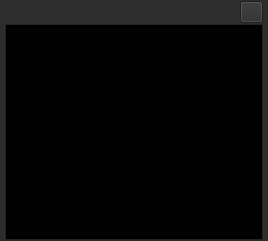
<?xml version="1.0" encoding="UTF-8"?>
<ui version="4.0">
 <class>ColorPalette</class>
 <widget class="QDockWidget" name="ColorPalette">
  <property name="geometry">
   <rect>
    <x>0</x>
    <y>0</y>
    <width>268</width>
    <height>241</height>
   </rect>
  </property>
  <property name="palette">
   <palette>
    <active>
     <colorrole role="WindowText">
      <brush brushstyle="SolidPattern">
       <color alpha="255">
        <red>255</red>
        <green>255</green>
        <blue>255</blue>
       </color>
      </brush>
     </colorrole>
     <colorrole role="Button">
      <brush brushstyle="SolidPattern">
       <color alpha="255">
        <red>45</red>
        <green>45</green>
        <blue>45</blue>
       </color>
      </brush>
     </colorrole>
     <colorrole role="Light">
      <brush brushstyle="SolidPattern">
       <color alpha="255">
        <red>67</red>
        <green>67</green>
        <blue>67</blue>
       </color>
      </brush>
     </colorrole>
     <colorrole role="Midlight">
      <brush brushstyle="SolidPattern">
       <color alpha="255">
        <red>56</red>
        <green>56</green>
        <blue>56</blue>
       </color>
      </brush>
     </colorrole>
     <colorrole role="Dark">
      <brush brushstyle="SolidPattern">
       <color alpha="255">
        <red>22</red>
        <green>22</green>
        <blue>22</blue>
       </color>
      </brush>
     </colorrole>
     <colorrole role="Mid">
      <brush brushstyle="SolidPattern">
       <color alpha="255">
        <red>30</red>
        <green>30</green>
        <blue>30</blue>
       </color>
      </brush>
     </colorrole>
     <colorrole role="Text">
      <brush brushstyle="SolidPattern">
       <color alpha="255">
        <red>255</red>
        <green>255</green>
        <blue>255</blue>
       </color>
      </brush>
     </colorrole>
     <colorrole role="BrightText">
      <brush brushstyle="SolidPattern">
       <color alpha="255">
        <red>255</red>
        <green>255</green>
        <blue>255</blue>
       </color>
      </brush>
     </colorrole>
     <colorrole role="ButtonText">
      <brush brushstyle="SolidPattern">
       <color alpha="255">
        <red>0</red>
        <green>0</green>
        <blue>0</blue>
       </color>
      </brush>
     </colorrole>
     <colorrole role="Base">
      <brush brushstyle="SolidPattern">
       <color alpha="255">
        <red>0</red>
        <green>0</green>
        <blue>0</blue>
       </color>
      </brush>
     </colorrole>
     <colorrole role="Window">
      <brush brushstyle="SolidPattern">
       <color alpha="255">
        <red>45</red>
        <green>45</green>
        <blue>45</blue>
       </color>
      </brush>
     </colorrole>
     <colorrole role="Shadow">
      <brush brushstyle="SolidPattern">
       <color alpha="255">
        <red>0</red>
        <green>0</green>
        <blue>0</blue>
       </color>
      </brush>
     </colorrole>
     <colorrole role="AlternateBase">
      <brush brushstyle="SolidPattern">
       <color alpha="255">
        <red>22</red>
        <green>22</green>
        <blue>22</blue>
       </color>
      </brush>
     </colorrole>
     <colorrole role="ToolTipBase">
      <brush brushstyle="SolidPattern">
       <color alpha="255">
        <red>255</red>
        <green>255</green>
        <blue>220</blue>
       </color>
      </brush>
     </colorrole>
     <colorrole role="ToolTipText">
      <brush brushstyle="SolidPattern">
       <color alpha="255">
        <red>0</red>
        <green>0</green>
        <blue>0</blue>
       </color>
      </brush>
     </colorrole>
    </active>
    <inactive>
     <colorrole role="WindowText">
      <brush brushstyle="SolidPattern">
       <color alpha="255">
        <red>255</red>
        <green>255</green>
        <blue>255</blue>
       </color>
      </brush>
     </colorrole>
     <colorrole role="Button">
      <brush brushstyle="SolidPattern">
       <color alpha="255">
        <red>45</red>
        <green>45</green>
        <blue>45</blue>
       </color>
      </brush>
     </colorrole>
     <colorrole role="Light">
      <brush brushstyle="SolidPattern">
       <color alpha="255">
        <red>67</red>
        <green>67</green>
        <blue>67</blue>
       </color>
      </brush>
     </colorrole>
     <colorrole role="Midlight">
      <brush brushstyle="SolidPattern">
       <color alpha="255">
        <red>56</red>
        <green>56</green>
        <blue>56</blue>
       </color>
      </brush>
     </colorrole>
     <colorrole role="Dark">
      <brush brushstyle="SolidPattern">
       <color alpha="255">
        <red>22</red>
        <green>22</green>
        <blue>22</blue>
       </color>
      </brush>
     </colorrole>
     <colorrole role="Mid">
      <brush brushstyle="SolidPattern">
       <color alpha="255">
        <red>30</red>
        <green>30</green>
        <blue>30</blue>
       </color>
      </brush>
     </colorrole>
     <colorrole role="Text">
      <brush brushstyle="SolidPattern">
       <color alpha="255">
        <red>255</red>
        <green>255</green>
        <blue>255</blue>
       </color>
      </brush>
     </colorrole>
     <colorrole role="BrightText">
      <brush brushstyle="SolidPattern">
       <color alpha="255">
        <red>255</red>
        <green>255</green>
        <blue>255</blue>
       </color>
      </brush>
     </colorrole>
     <colorrole role="ButtonText">
      <brush brushstyle="SolidPattern">
       <color alpha="255">
        <red>0</red>
        <green>0</green>
        <blue>0</blue>
       </color>
      </brush>
     </colorrole>
     <colorrole role="Base">
      <brush brushstyle="SolidPattern">
       <color alpha="255">
        <red>0</red>
        <green>0</green>
        <blue>0</blue>
       </color>
      </brush>
     </colorrole>
     <colorrole role="Window">
      <brush brushstyle="SolidPattern">
       <color alpha="255">
        <red>45</red>
        <green>45</green>
        <blue>45</blue>
       </color>
      </brush>
     </colorrole>
     <colorrole role="Shadow">
      <brush brushstyle="SolidPattern">
       <color alpha="255">
        <red>0</red>
        <green>0</green>
        <blue>0</blue>
       </color>
      </brush>
     </colorrole>
     <colorrole role="AlternateBase">
      <brush brushstyle="SolidPattern">
       <color alpha="255">
        <red>22</red>
        <green>22</green>
        <blue>22</blue>
       </color>
      </brush>
     </colorrole>
     <colorrole role="ToolTipBase">
      <brush brushstyle="SolidPattern">
       <color alpha="255">
        <red>255</red>
        <green>255</green>
        <blue>220</blue>
       </color>
      </brush>
     </colorrole>
     <colorrole role="ToolTipText">
      <brush brushstyle="SolidPattern">
       <color alpha="255">
        <red>0</red>
        <green>0</green>
        <blue>0</blue>
       </color>
      </brush>
     </colorrole>
    </inactive>
    <disabled>
     <colorrole role="WindowText">
      <brush brushstyle="SolidPattern">
       <color alpha="255">
        <red>22</red>
        <green>22</green>
        <blue>22</blue>
       </color>
      </brush>
     </colorrole>
     <colorrole role="Button">
      <brush brushstyle="SolidPattern">
       <color alpha="255">
        <red>45</red>
        <green>45</green>
        <blue>45</blue>
       </color>
      </brush>
     </colorrole>
     <colorrole role="Light">
      <brush brushstyle="SolidPattern">
       <color alpha="255">
        <red>67</red>
        <green>67</green>
        <blue>67</blue>
       </color>
      </brush>
     </colorrole>
     <colorrole role="Midlight">
      <brush brushstyle="SolidPattern">
       <color alpha="255">
        <red>56</red>
        <green>56</green>
        <blue>56</blue>
       </color>
      </brush>
     </colorrole>
     <colorrole role="Dark">
      <brush brushstyle="SolidPattern">
       <color alpha="255">
        <red>22</red>
        <green>22</green>
        <blue>22</blue>
       </color>
      </brush>
     </colorrole>
     <colorrole role="Mid">
      <brush brushstyle="SolidPattern">
       <color alpha="255">
        <red>30</red>
        <green>30</green>
        <blue>30</blue>
       </color>
      </brush>
     </colorrole>
     <colorrole role="Text">
      <brush brushstyle="SolidPattern">
       <color alpha="255">
        <red>22</red>
        <green>22</green>
        <blue>22</blue>
       </color>
      </brush>
     </colorrole>
     <colorrole role="BrightText">
      <brush brushstyle="SolidPattern">
       <color alpha="255">
        <red>255</red>
        <green>255</green>
        <blue>255</blue>
       </color>
      </brush>
     </colorrole>
     <colorrole role="ButtonText">
      <brush brushstyle="SolidPattern">
       <color alpha="255">
        <red>22</red>
        <green>22</green>
        <blue>22</blue>
       </color>
      </brush>
     </colorrole>
     <colorrole role="Base">
      <brush brushstyle="SolidPattern">
       <color alpha="255">
        <red>45</red>
        <green>45</green>
        <blue>45</blue>
       </color>
      </brush>
     </colorrole>
     <colorrole role="Window">
      <brush brushstyle="SolidPattern">
       <color alpha="255">
        <red>45</red>
        <green>45</green>
        <blue>45</blue>
       </color>
      </brush>
     </colorrole>
     <colorrole role="Shadow">
      <brush brushstyle="SolidPattern">
       <color alpha="255">
        <red>0</red>
        <green>0</green>
        <blue>0</blue>
       </color>
      </brush>
     </colorrole>
     <colorrole role="AlternateBase">
      <brush brushstyle="SolidPattern">
       <color alpha="255">
        <red>45</red>
        <green>45</green>
        <blue>45</blue>
       </color>
      </brush>
     </colorrole>
     <colorrole role="ToolTipBase">
      <brush brushstyle="SolidPattern">
       <color alpha="255">
        <red>255</red>
        <green>255</green>
        <blue>220</blue>
       </color>
      </brush>
     </colorrole>
     <colorrole role="ToolTipText">
      <brush brushstyle="SolidPattern">
       <color alpha="255">
        <red>0</red>
        <green>0</green>
        <blue>0</blue>
       </color>
      </brush>
     </colorrole>
    </disabled>
   </palette>
  </property>
  <property name="windowTitle">
   <string comment="Window title of color palette.">Color Palette</string>
  </property>
  <widget class="QWidget" name="widget">
   <layout class="QVBoxLayout" name="verticalLayout">
    <property name="spacing">
     <number>1</number>
    </property>
    <property name="leftMargin">
     <number>5</number>
    </property>
    <property name="topMargin">
     <number>1</number>
    </property>
    <property name="rightMargin">
     <number>5</number>
    </property>
    <property name="bottomMargin">
     <number>1</number>
    </property>
    <item>
     <layout class="QHBoxLayout" name="horizontalLayout">
      <property name="spacing">
       <number>1</number>
      </property>
      <item>
       <widget class="QPushButton" name="addColorButton">
        <property name="maximumSize">
         <size>
          <width>20</width>
          <height>20</height>
         </size>
        </property>
        <property name="toolTip">
         <string>Add Color</string>
        </property>
        <property name="text">
         <string/>
        </property>
        <property name="icon">
         <iconset resource="../data/app.qrc">
          <normaloff>:/icons/add.png</normaloff>:/icons/add.png</iconset>
        </property>
        <property name="flat">
         <bool>true</bool>
        </property>
       </widget>
      </item>
      <item>
       <widget class="QPushButton" name="removeColorButton">
        <property name="sizePolicy">
         <sizepolicy hsizetype="Minimum" vsizetype="Fixed">
          <horstretch>0</horstretch>
          <verstretch>0</verstretch>
         </sizepolicy>
        </property>
        <property name="maximumSize">
         <size>
          <width>20</width>
          <height>20</height>
         </size>
        </property>
        <property name="toolTip">
         <string>Remove Color</string>
        </property>
        <property name="text">
         <string/>
        </property>
        <property name="icon">
         <iconset resource="../data/app.qrc">
          <normaloff>:/icons/remove.png</normaloff>:/icons/remove.png</iconset>
        </property>
        <property name="flat">
         <bool>true</bool>
        </property>
       </widget>
      </item>
      <item>
       <spacer name="horizontalSpacer_2">
        <property name="orientation">
         <enum>Qt::Horizontal</enum>
        </property>
        <property name="sizeType">
         <enum>QSizePolicy::Fixed</enum>
        </property>
        <property name="sizeHint" stdset="0">
         <size>
          <width>10</width>
          <height>20</height>
         </size>
        </property>
       </spacer>
      </item>
      <item>
       <widget class="QPushButton" name="colorDialogButton">
        <property name="sizePolicy">
         <sizepolicy hsizetype="Minimum" vsizetype="Fixed">
          <horstretch>0</horstretch>
          <verstretch>0</verstretch>
         </sizepolicy>
        </property>
        <property name="minimumSize">
         <size>
          <width>16</width>
          <height>16</height>
         </size>
        </property>
        <property name="maximumSize">
         <size>
          <width>20</width>
          <height>20</height>
         </size>
        </property>
        <property name="baseSize">
         <size>
          <width>20</width>
          <height>20</height>
         </size>
        </property>
        <property name="whatsThis">
         <string>Native color dialog window</string>
        </property>
        <property name="text">
         <string/>
        </property>
        <property name="icon">
         <iconset resource="../data/app.qrc">
          <normaloff>:/app/icons/new/svg/color-dialog.svg</normaloff>:/app/icons/new/svg/color-dialog.svg</iconset>
        </property>
        <property name="iconSize">
         <size>
          <width>16</width>
          <height>16</height>
         </size>
        </property>
        <property name="flat">
         <bool>true</bool>
        </property>
       </widget>
      </item>
      <item>
       <spacer name="horizontalSpacer">
        <property name="orientation">
         <enum>Qt::Horizontal</enum>
        </property>
        <property name="sizeHint" stdset="0">
         <size>
          <width>40</width>
          <height>20</height>
         </size>
        </property>
       </spacer>
      </item>
      <item>
       <widget class="QToolButton" name="palettePref">
        <property name="minimumSize">
         <size>
          <width>0</width>
          <height>0</height>
         </size>
        </property>
        <property name="acceptDrops">
         <bool>false</bool>
        </property>
        <property name="toolTipDuration">
         <number>-1</number>
        </property>
        <property name="text">
         <string/>
        </property>
        <property name="icon">
         <iconset resource="../data/app.qrc">
          <normaloff>:/app/icons/new/svg/more_options.svg</normaloff>:/app/icons/new/svg/more_options.svg</iconset>
        </property>
        <property name="iconSize">
         <size>
          <width>15</width>
          <height>15</height>
         </size>
        </property>
        <property name="checkable">
         <bool>false</bool>
        </property>
        <property name="popupMode">
         <enum>QToolButton::InstantPopup</enum>
        </property>
        <property name="autoRaise">
         <bool>false</bool>
        </property>
        <property name="arrowType">
         <enum>Qt::NoArrow</enum>
        </property>
       </widget>
      </item>
     </layout>
    </item>
    <item>
     <layout class="QVBoxLayout" name="verticalLayout_2">
      <item>
       <widget class="QListWidget" name="colorListWidget">
        <property name="sizePolicy">
         <sizepolicy hsizetype="Expanding" vsizetype="Expanding">
          <horstretch>0</horstretch>
          <verstretch>0</verstretch>
         </sizepolicy>
        </property>
        <property name="focusPolicy">
         <enum>Qt::NoFocus</enum>
        </property>
        <property name="autoFillBackground">
         <bool>false</bool>
        </property>
        <property name="frameShape">
         <enum>QFrame::StyledPanel</enum>
        </property>
        <property name="autoScrollMargin">
         <number>16</number>
        </property>
        <property name="selectionMode">
         <enum>QAbstractItemView::ExtendedSelection</enum>
        </property>
        <property name="resizeMode">
         <enum>QListView::Fixed</enum>
        </property>
        <property name="layoutMode">
         <enum>QListView::SinglePass</enum>
        </property>
        <property name="viewMode">
         <enum>QListView::ListMode</enum>
        </property>
       </widget>
      </item>
     </layout>
    </item>
   </layout>
  </widget>
  <actiongroup name="layoutModeActionGroup">
   <action name="listModeAction">
    <property name="checkable">
     <bool>true</bool>
    </property>
    <property name="checked">
     <bool>true</bool>
    </property>
    <property name="text">
     <string>List Mode</string>
    </property>
    <property name="statusTip">
     <string>Show palette as a list</string>
    </property>
   </action>
   <action name="gridModeAction">
    <property name="checkable">
     <bool>true</bool>
    </property>
    <property name="text">
     <string>Grid Mode</string>
    </property>
    <property name="statusTip">
     <string>Show palette as icons</string>
    </property>
   </action>
  </actiongroup>
  <actiongroup name="iconSizesActionGroup">
   <action name="smallSwatchAction">
    <property name="checkable">
     <bool>true</bool>
    </property>
    <property name="text">
     <string>Small swatch</string>
    </property>
    <property name="statusTip">
     <string>Sets swatch size to: 16x16px</string>
    </property>
   </action>
   <action name="mediumSwatchAction">
    <property name="checkable">
     <bool>true</bool>
    </property>
    <property name="text">
     <string>Medium Swatch</string>
    </property>
    <property name="statusTip">
     <string>Sets swatch size to: 26x26px</string>
    </property>
   </action>
   <action name="largeSwatchAction">
    <property name="checkable">
     <bool>true</bool>
    </property>
    <property name="checked">
     <bool>true</bool>
    </property>
    <property name="text">
     <string>Large Swatch</string>
    </property>
    <property name="statusTip">
     <string>Sets swatch size to: 36x36px</string>
    </property>
   </action>
  </actiongroup>
 </widget>
 <resources>
  <include location="../data/app.qrc"/>
 </resources>
 <connections/>
 <slots>
  <slot>colorListCurrentItemChanged(QListWidgetItem*,QListWidgetItem*)</slot>
  <slot>clickColorListItem(QListWidgetItem*)</slot>
  <slot>changeColourName(QListWidgetItem*)</slot>
  <slot>onActiveColorNameChange(QString)</slot>
  <slot>clickAddColorButton()</slot>
  <slot>clickRemoveColorButton()</slot>
  <slot>palettePreferences()</slot>
  <slot>setListMode()</slot>
  <slot>setGridMode()</slot>
  <slot>setSwatchSizeSmall()</slot>
  <slot>setSwatchSizeMedium()</slot>
  <slot>setSwatchSizeLarge()</slot>
 </slots>
</ui>
